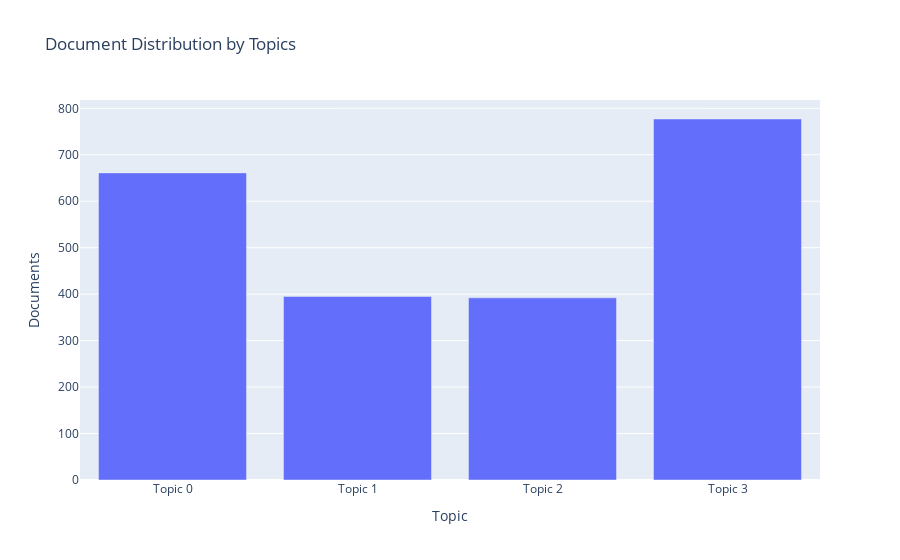

The cell this chart's notebook holds for it:
### Code cell
plot_model(lda, plot ='topic_distribution')

### Figure 1 — Plotly figure (JSON) as saved in the notebook; plotly's stock layout.template omitted (floating-point values rounded to 4 significant figures)
{"data": [{"alignmentgroup": "True", "customdata": [["say, would, year, government, people, rise, also, plan, country, party"], ["say, firm, company, would, deal, make, also, case, law, share"], ["say, people, use, music, technology, make, new, net, computer, also"], ["say, good, game, play, go, film, year, time, take, get"]], "hovertemplate": "Topic=%{x}<br>Documents=%{y}<br>Keyword=%{customdata[0]}<extra></extra>", "legendgroup": "", "marker": {"color": "#636efa", "pattern": {"shape": ""}}, "name": "", "offsetgroup": "", "orientation": "v", "showlegend": false, "textposition": "auto", "type": "bar", "x": ["Topic 0", "Topic 1", "Topic 2", "Topic 3"], "xaxis": "x", "y": [661, 395, 392, 777], "yaxis": "y"}], "layout": {"autosize": true, "barmode": "relative", "legend": {"tracegroupgap": 0}, "title": {"text": "Document Distribution by Topics"}, "xaxis": {"anchor": "y", "autorange": true, "domain": [0, 1], "range": [-0.5, 3.5], "title": {"text": "Topic"}, "type": "category"}, "yaxis": {"anchor": "x", "autorange": true, "domain": [0, 1], "range": [0, 817.9], "title": {"text": "Documents"}, "type": "linear"}}}
